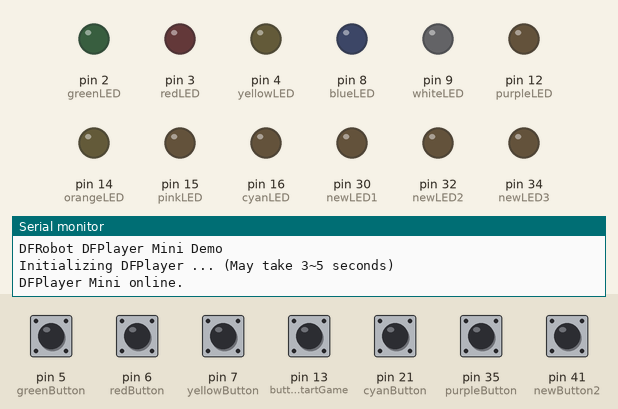
This sketch was run on a simulated Arduino Mega 2560, built with avr-gcc and run on an emulated ATmega2560. Parts: output pins drawn as LEDs (lit = HIGH), the last lines printed to the serial monitor. Dashed ring = blinking. The inputs (shaded band) are chosen by the test bench; at power-on: pin 5 (greenButton), pin 6 (redButton), pin 7 (yellowButton), pin 13 (buttonStartGame), pin 21 (cyanButton), pin 35 (purpleButton), pin 41 (newButton2) HIGH. Random numbers use the default seed unless the sketch sets one; the audio player accepts every command and is not drawn.

Above: at 1.7 s.
1.8 s: pin 13 (buttonStartGame) pulled LOW for 0.15 s
At 4.05 s:
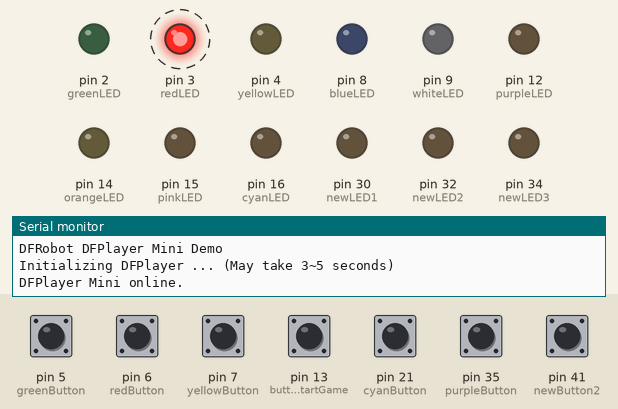
At 10.6 s:
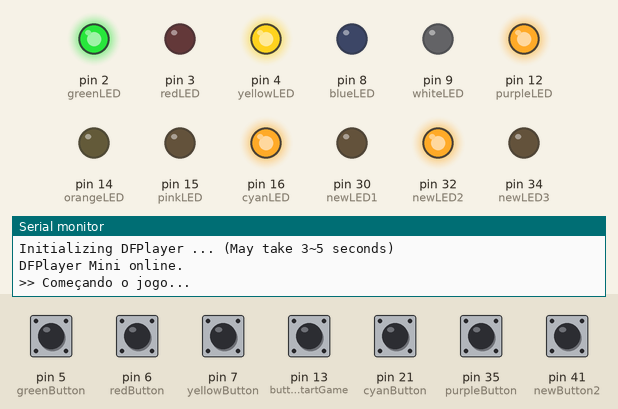
10.9 s: pin 13 (buttonStartGame) pulled LOW for 1 s
At 20.7 s:
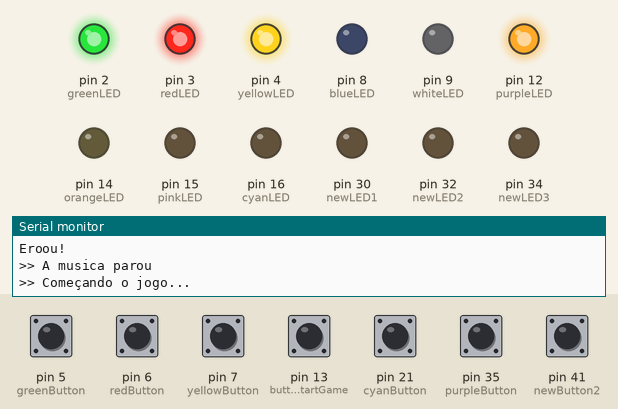
Timing chart, 0 to 22.5 s (numbered marks = the images above; inputs shaded):
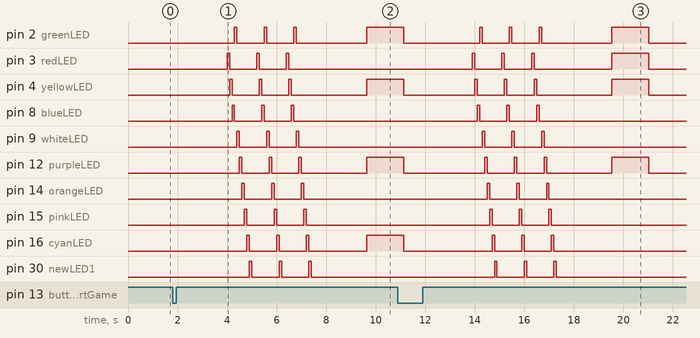

The sketch:

classicMode.ino
```cpp
#include "Arduino.h"
#include "SoftwareSerial.h"
#include "DFRobotDFPlayerMini.h"

const int greenLED = 2;
const int redLED = 3;
const int yellowLED = 4;
const int blueLED = 8;
const int whiteLED = 9;
const int purpleLED = 12;
const int orangeLED = 14;
const int pinkLED = 15;
const int cyanLED = 16;
const int newLED1 = 30;
const int newLED2 = 32;
const int newLED3 = 34;

const int greenButton = 5;
const int redButton = 6;
const int yellowButton = 7;
const int blueButton = 31;
const int whiteButton = 33;
const int purpleButton = 35;
const int orangeButton = 19;
const int pinkButton = 20;
const int cyanButton = 21;
const int newButton1 = 39;
const int newButton2 = 41;
const int newButton3 = 43;

const int buttonStartGame = 13;

// Define the range of track numbers on the SD card
const int firstTrack = 1;
const int lastTrack = 26;

SoftwareSerial mySoftwareSerial(10, 11); // RX, TX
DFRobotDFPlayerMini myDFPlayer;
void printDetail(uint8_t type, int value);

bool isTimerPlaying = true;

void setup() {
  Serial.begin(9600);
  Serial.println("Setup");
  mySoftwareSerial.begin(9600);

  pinMode(redLED, OUTPUT);
  pinMode(greenLED, OUTPUT);
  pinMode(yellowLED, OUTPUT);
  pinMode(blueLED, OUTPUT);
  pinMode(whiteLED, OUTPUT);
  pinMode(purpleLED, OUTPUT);
  pinMode(orangeLED, OUTPUT);
  pinMode(pinkLED, OUTPUT);
  pinMode(cyanLED, OUTPUT);
  pinMode(newLED1, OUTPUT);
  pinMode(newLED2, OUTPUT);
  pinMode(newLED3, OUTPUT);

  pinMode(redButton, INPUT_PULLUP);
  pinMode(greenButton, INPUT_PULLUP);
  pinMode(yellowButton, INPUT_PULLUP);
  pinMode(blueButton, INPUT_PULLUP);
  pinMode(whiteButton, INPUT_PULLUP);
  pinMode(purpleButton, INPUT_PULLUP);
  pinMode(orangeButton, INPUT_PULLUP);
  pinMode(pinkButton, INPUT_PULLUP);
  pinMode(cyanButton, INPUT_PULLUP);
  pinMode(newButton1, INPUT_PULLUP);
  pinMode(newButton2, INPUT_PULLUP);
  pinMode(newButton3, INPUT_PULLUP);
  pinMode(buttonStartGame, INPUT_PULLUP);


  Serial.println();
  Serial.println(F("DFRobot DFPlayer Mini Demo"));
  Serial.println(F("Initializing DFPlayer ... (May take 3~5 seconds)"));

  if (!myDFPlayer.begin(mySoftwareSerial)) {
    Serial.println(F("Unable to begin:"));
    Serial.println(F("1.Please recheck the connection!"));
    Serial.println(F("2.Please insert the SD card!"));
    while (true);
  }
  Serial.println(F("DFPlayer Mini online."));

  myDFPlayer.volume(20);
}

void loop() {
  // Check if the start game button is pressed
  if (digitalRead(buttonStartGame) == LOW) {
    delay(200);

    // Wait for the button to be released
    while (digitalRead(buttonStartGame) == LOW);

    // Delay for 2 seconds
    delay(2000);

    // Loading animation
    for (int i = 0; i < 3; i++) {
      digitalWrite(redLED, HIGH);
      delay(100);
      digitalWrite(redLED, LOW);
      digitalWrite(yellowLED, HIGH);
      delay(100);
      digitalWrite(yellowLED, LOW);
      digitalWrite(blueLED, HIGH);
      delay(100);
      digitalWrite(blueLED, LOW);
      digitalWrite(greenLED, HIGH);
      delay(100);
      digitalWrite(greenLED, LOW);
      digitalWrite(whiteLED, HIGH);
      delay(100);
      digitalWrite(whiteLED, LOW);
      digitalWrite(purpleLED, HIGH);
      delay(100);
      digitalWrite(purpleLED, LOW);
      digitalWrite(orangeLED, HIGH);
      delay(100);
      digitalWrite(orangeLED, LOW);
      digitalWrite(pinkLED, HIGH);
      delay(100);
      digitalWrite(pinkLED, LOW);
      digitalWrite(cyanLED, HIGH);
      delay(100);
      digitalWrite(cyanLED, LOW);
      digitalWrite(newLED1, HIGH);
      delay(100);
      digitalWrite(newLED1, LOW);
      digitalWrite(newLED2, HIGH);
      delay(100);
      digitalWrite(newLED2, LOW);
      digitalWrite(newLED3, HIGH);
      delay(100);
      digitalWrite(newLED3, LOW);
    }

    // Play a random track in the background
    int randomTrack = random(firstTrack, lastTrack + 1);
    myDFPlayer.play(randomTrack);

    // Wait for 2 seconds before starting the game
    delay(2000);
    game();
  }
}

void game() {
  Serial.println(">> Começando o jogo...");

  unsigned long lastButtonPressTime = millis();
  bool gameRunning = true;

  const int leds[] = {2, 3, 4, 8, 9, 12, 14, 15, 16, 30, 32, 34};
  const int buttons[] = {5, 6, 7, 31, 33, 35, 19, 20, 21, 39, 41, 43};
  const int ledCount = sizeof(leds) / sizeof(leds[0]);

  while (gameRunning) {
    // Randomly select the number of LEDs to turn on (between 1 and 5)
    int numLedsToTurnOn = random(1, 6);

    // Store the indices of the LEDs to turn on
    int ledIndices[5] = {0};

    // Select random LEDs
    for (int i = 0; i < numLedsToTurnOn; i++) {
      int ledIndex;
      bool alreadySelected;

      // Ensure no duplicate LEDs are selected
      do {
        alreadySelected = false;
        ledIndex = random(0, ledCount);

        // Check if this LED is already selected
        for (int j = 0; j < i; j++) {
          if (ledIndices[j] == ledIndex) {
            alreadySelected = true;
            break;
          }
        }
      } while (alreadySelected);

      ledIndices[i] = ledIndex;
      digitalWrite(leds[ledIndex], HIGH);
    }

    // Wait for a button press or timeout
    while (true) {
      if (millis() - lastButtonPressTime > 1500) {
        Serial.println("Eroou!");
        gameRunning = false;  // End game if no button pressed within 1.5 seconds
        myDFPlayer.stop();    // Stop the track
        Serial.println(">> A musica parou");
        turnOffAllLEDs();     // Turn off all LEDs
        return;  // Exit the game function to reset the game
      }

      bool allLEDsTurnedOff = true;

      // Check if corresponding buttons are pressed for all LEDs
      for (int i = 0; i < numLedsToTurnOn; i++) {
        int ledIndex = ledIndices[i];
        if (digitalRead(leds[ledIndex]) == HIGH && digitalRead(buttons[ledIndex]) == LOW) {
          digitalWrite(leds[ledIndex], LOW);
          lastButtonPressTime = millis();  // Update last button press time
        }
        if (digitalRead(leds[ledIndex]) == HIGH) {
          allLEDsTurnedOff = false;
        }
      }

      // If all LEDs are turned off, break the loop and select new LEDs
      if (allLEDsTurnedOff) {
        break;
      }

      delay(100);
    }
  }
}

void turnOffAllLEDs() {
  digitalWrite(redLED, LOW);
  digitalWrite(greenLED, LOW);
  digitalWrite(yellowLED, LOW);
  digitalWrite(blueLED, LOW);
  digitalWrite(whiteLED, LOW);
  digitalWrite(purpleLED, LOW);
  digitalWrite(orangeLED, LOW);
  digitalWrite(pinkLED, LOW);
  digitalWrite(cyanLED, LOW);
  digitalWrite(newLED1, LOW);
  digitalWrite(newLED2, LOW);
  digitalWrite(newLED3, LOW);
}

void printDetail(uint8_t type, int value) {
  switch (type) {
    case TimeOut:
      Serial.println(F("Time Out!"));
      break;
    case WrongStack:
      Serial.println(F("Stack Wrong!"));
      break;
    case DFPlayerCardInserted:
      Serial.println(F("Card Inserted!"));
      break;
    case DFPlayerCardRemoved:
      Serial.println(F("Card Removed!"));
      break;
    case DFPlayerCardOnline:
      Serial.println(F("Card Online!"));
      break;
    case DFPlayerPlayFinished:
      Serial.print(F("Number:"));
      Serial.print(value);
      Serial.println(F(" Play Finished!"));
      break;
    case DFPlayerError:
      Serial.print(F("DFPlayerError:"));
      switch (value) {
        case Busy:
          Serial.println(F("Card not found"));
          break;
        case Sleeping:
          Serial.println(F("Sleeping"));
          break;
        case SerialWrongStack:
          Serial.println(F("Get Wrong Stack"));
          break;
        case CheckSumNotMatch:
          Serial.println(F("Check Sum Not Match"));
          break;
        case FileIndexOut:
          Serial.println(F("File Index Out of Bound"));
          break;
        case FileMismatch:
          Serial.println(F("Cannot Find File"));
          break;
        case Advertise:
          Serial.println(F("In Advertise"));
          break;
        default:
          break;
      }
      break;
    default:
      break;
  }
}
```

Measured:
- after the input at 1.8 s, pin 2 (greenLED): LOW → HIGH after 2.5 s, then repeats every 1.2 s: LOW 1.1 s, HIGH 0.10 s; pin 3 (redLED): alternates HIGH for 0.10 s and LOW for 1.1 s, 6 changes in all, then stays LOW, starting after 2.2 s
- after the input at 10.9 s, pin 3 (redLED): LOW → HIGH after 3.0 s, → LOW 0.10 s later, → HIGH 1.1 s later, → LOW 0.10 s later, … (8 changes in this stretch); pin 8 (blueLED): alternates HIGH for 0.10 s and LOW for 1.1 s, 6 changes in all, then stays LOW, starting after 3.2 s
